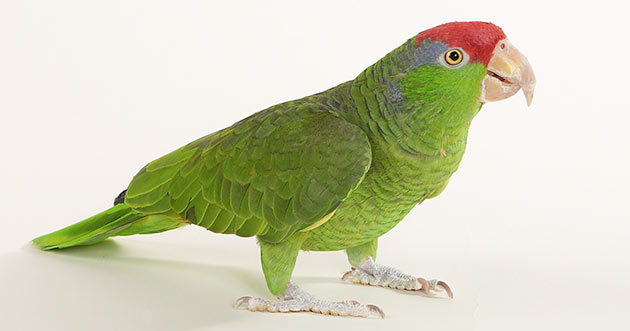
#> input picture OpenCv/parrot.jpg, 630 x 331 px
$ python practice2.py
#> lines starting #> are read from the running program, lines starting #| are printed output that depends on the picture; after the words box and inside, x2 and y2 are one past the last pixel; in counts of white or black regions, pixels touching at a corner belong together
import cv2
import numpy as np
'''
        #finding threshold of an image
img=cv2.imread("flower1.jpeg",0)
thres=cv2.threshold(img,70,255,0)[1] #cv2.threshold returns two values(T/F,res_img)
cv2.imshow("Gray",img)
cv2.imshow("Threshold_Image",thres)
k=cv2.waitKey(0)
if k==ord('q'):
    cv2.destroyAllWindows()
'''
'''
    #finding contour and drawing contour
a=cv2.imread("untitled.png")
gray_img=cv2.imread("untitled.png",0)
ret,thresh=cv2.threshold(gray_img,200,255,1)
print(thresh)
contours,hierarchy=cv2.findContours(thresh ,cv2.RETR_EXTERNAL ,cv2.CHAIN_APPROX_NONE)
cv2.drawContours(a, contours, -1, (0,0,255), 3)
cv2.imshow("Gray",gray_img)
cv2.imshow("Threshold_Image",thresh)
cv2.imshow("Contour_Image",a)
k=cv2.waitKey(0)
if k==ord('q'):
    cv2.destroyAllWindows()
'''
img=cv2.imread("parrot.jpg")
#> img is the input picture: shape (331, 630, 3); mean B, G, R 184.8, 210.2, 209.9

gray_img=cv2.cvtColor(img, cv2.COLOR_BGR2GRAY)
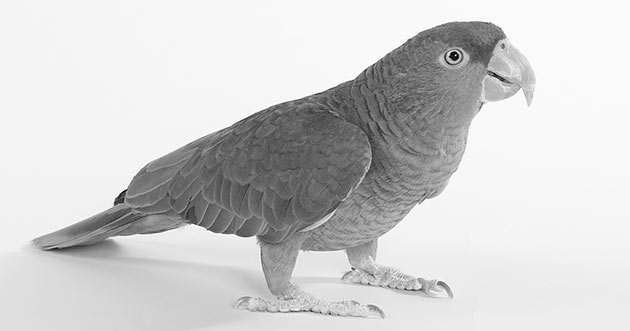
#> gray_img: shape (331, 630); min 0, max 255, mean 207.1
ret,thresh=cv2.threshold(gray_img,200,232,1)
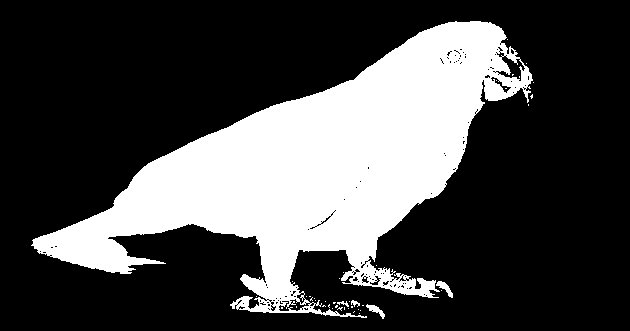
#> thresh: shape (331, 630); values 0 (black) and 232 (white), 28% white; 43 white regions (38 under 20 px), largest, box (x1, y1, x2, y2) and area: (31, 21, 533, 318) 58048, (436, 281, 453, 298) 112, (366, 304, 385, 319) 106, (351, 300, 360, 307) 34, (337, 301, 349, 307) 31
kernel=np.ones((5,5),np.uint8)
#dilation = cv2.dilate(thresh,kernel,iterations = 1)
closing = cv2.morphologyEx(thresh, cv2.MORPH_CLOSE, kernel)
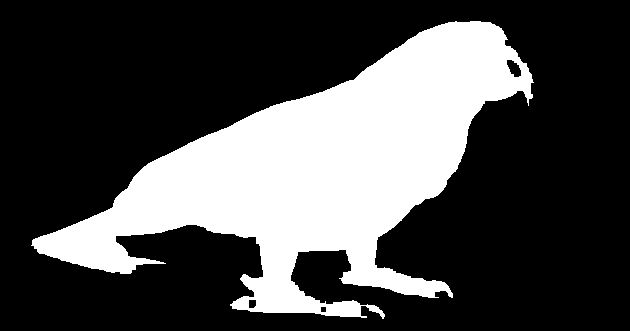
#> closing: shape (331, 630); values 0 (black) and 232 (white), 28.9% white; 1 white region
print(thresh)
#> (printed output is left out)
contours,hierarchy=cv2.findContours(closing ,cv2.RETR_EXTERNAL ,cv2.CHAIN_APPROX_NONE)
#> contours = 1 contour; box (x1, y1, x2, y2) and area: (31, 21, 534, 319) 59622
cv2.drawContours(img, contours, -1, (0,0,255), 3)
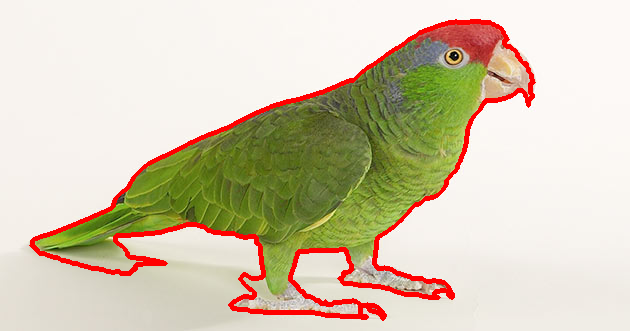
#> img: shape (331, 630, 3); 4.41% of pixels changed, all inside (x1, y1, x2, y2) = (29, 19, 536, 321)
print(len(contours))
#| 1
cv2.imshow("Gray",gray_img)
cv2.imshow("Threshold_Image",thresh)
cv2.imshow("Dilated_Image",closing)
cv2.imshow("Contour_Image",img)
k=cv2.waitKey(0)
#> (key q is pressed here)
if k==ord('q'):
    cv2.destroyAllWindows()

$ run again, with OpenCv/group_photo.jpeg copied over OpenCv/parrot.jpg
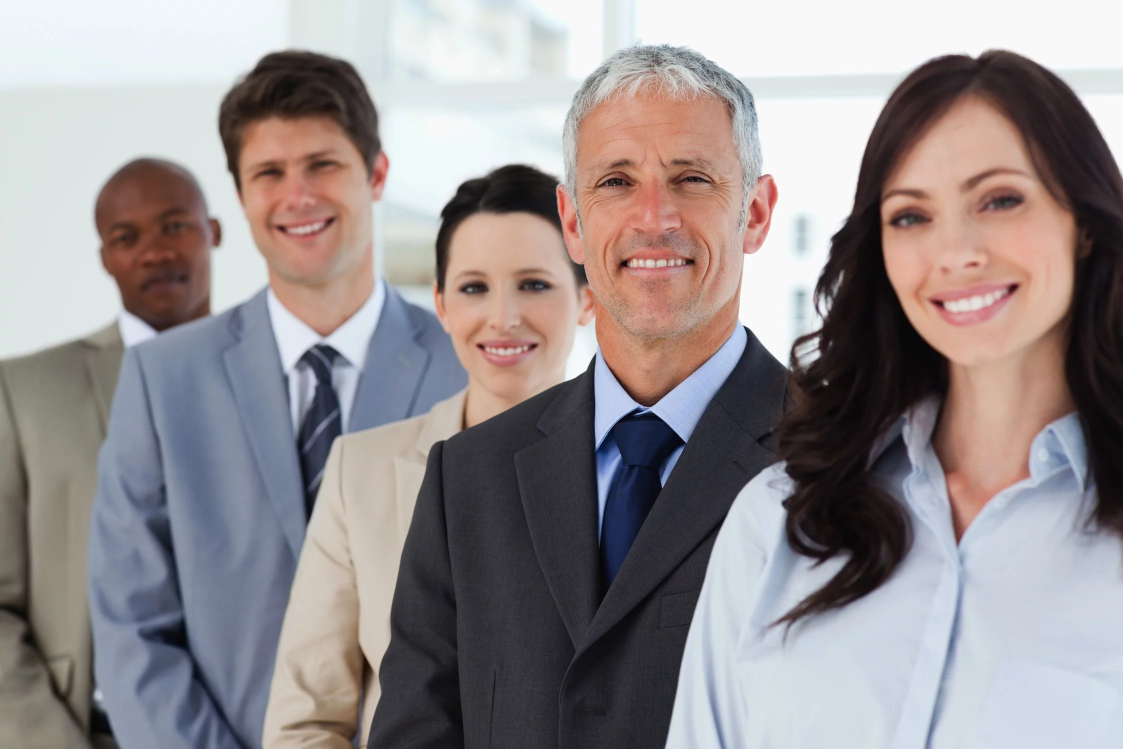
#> input picture OpenCv/group_photo.jpeg, 2246 x 1498 px (shown at 1/2 size)
#> img is the input picture: shape (1498, 2246, 3); mean B, G, R 144.2, 143, 150.1
#> `ret,thresh=cv2.threshold(gray_img,200,232,1)`:
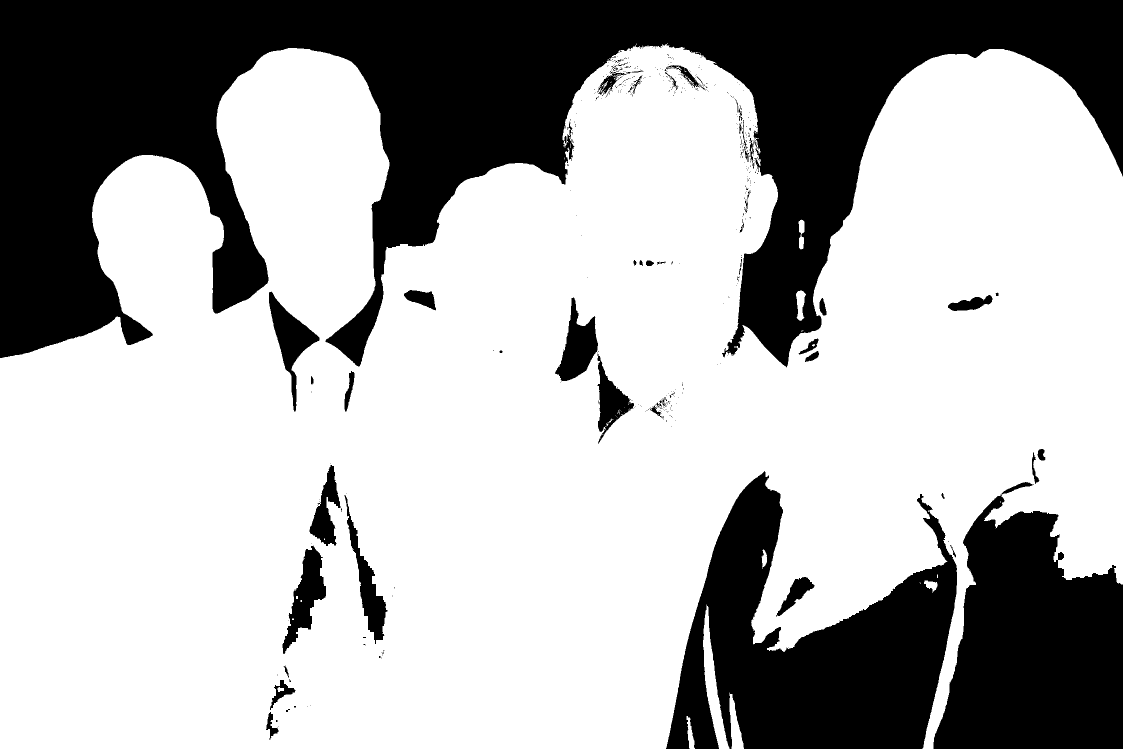
#> thresh: shape (1498, 2246) (shown at 1/2 size); values 0 (black) and 232 (white), 68.7% white; 467 black regions (410 under 20 px), largest, box (x1, y1, x2, y2) and area: (0, 0, 2246, 735) 696874, (1332, 942, 1914, 1498) 167102, (1867, 990, 2246, 1498) 138756
#> closing: shape (1498, 2246); values 0 (black) and 232 (white), 68.8% white; 39 black regions
#> (printed output is left out)
#> contours = 11 contours, 4 with area under 20; largest, box (x1, y1, x2, y2) and area: (0, 87, 2246, 1498) 2348480, (1406, 1209, 1488, 1498) 6254, (1592, 581, 1612, 642) 704, (1373, 1432, 1390, 1498) 508, (1597, 439, 1609, 499) 454, (1848, 1161, 1875, 1186) 325, (1523, 1099, 1534, 1138) 220
#> `cv2.drawContours(img, contours, -1, (0,0,255), 3)`:
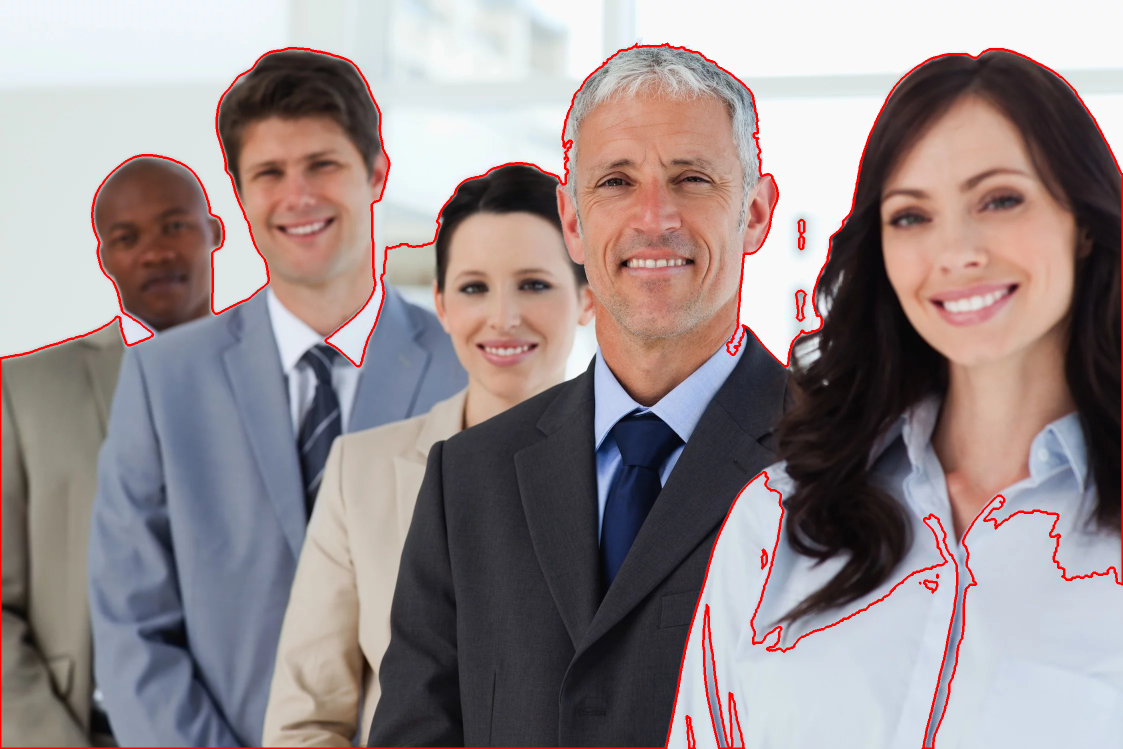
#> img: shape (1498, 2246, 3) (shown at 1/2 size); 1.79% of pixels changed, all inside (x1, y1, x2, y2) = (0, 85, 2246, 1498)
#| 11
